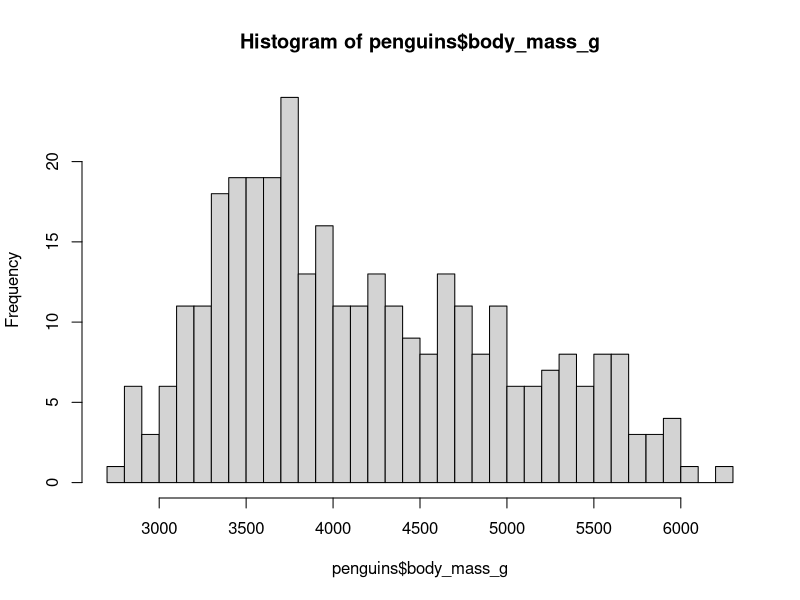
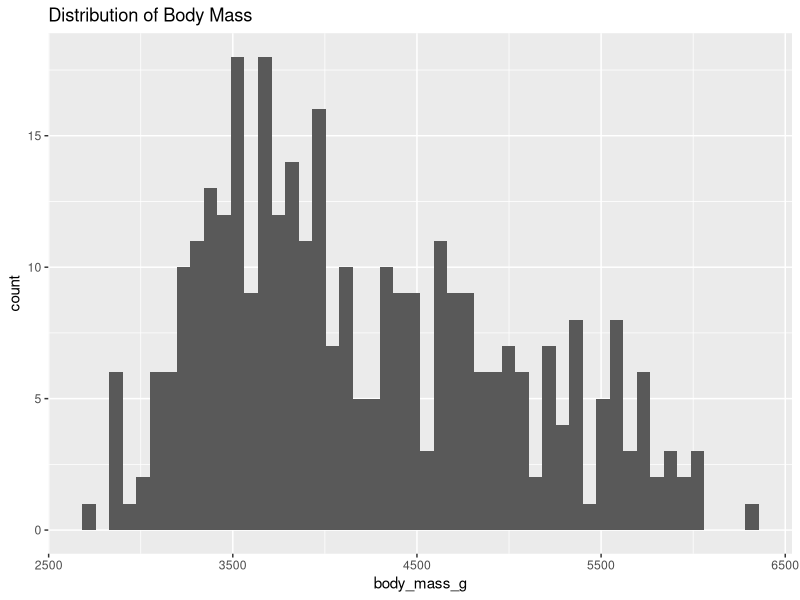
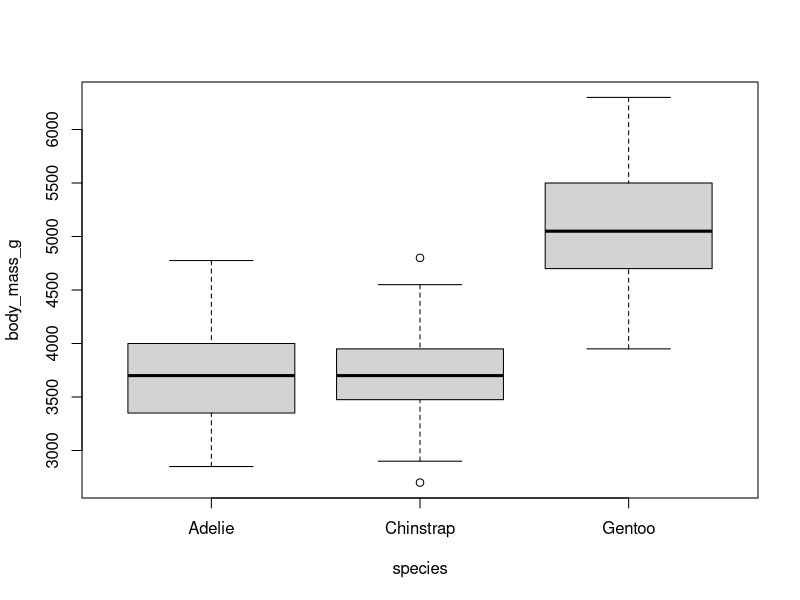
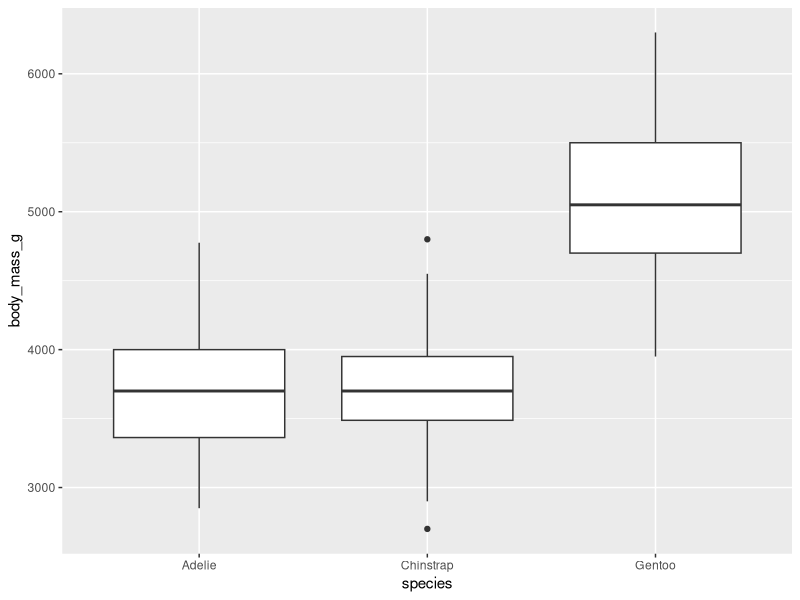

Write R code to recreate these figures, in order.
library(tidyverse)

# Create simple, toy dataset
demo_df <- tibble(sample_id = c("A-1", "A-2", "B-1", "B-2"),
                  score=c(10, 20, 30, 50),
                  max_score = 50,
                  ratio=c("1-10", "1-20", "20-30", "1-100"))
# View the dataframe to understand benefit of `glimpse` as compared to `summary`
summary(demo_df)
glimpse(demo_df)


# Answer question in class (if vectors change too when df column changes)
col1 <- c(1, 2)
col2 <- c(0, 0)
col2
tester <- tibble(col1, col2)
tester
tester <- tester %>% mutate(col2=col2 + 10)
tester$col2 # should be changed (10,10)
col2        # should remain unchanged, or (0,0)


# Splitting one strings in R
value <- "1-2"
typeof(value)
parts <- str_split(value, pattern="-")[[1]]  # use double brackets to extract actual contents
typeof(parts) # view updated type of parts --> character instead of list, as before
parts
first_elem <- parts[1] # having a character, we can extracthe first element
first_elem

elem <- str_split_i(value, pattern="-", 1)  # alternative splititng function that extracts contents for us
elem


# Apply splitting to a vector of strings (column) in R
demo_df <- demo_df %>%
  mutate(lower_value = str_split_i(ratio, "-", 1),
         upper_value = as.numeric(str_split_i(ratio, "-", 2))
         )
demo_df

# Use numeric columns to add percent column to df
demo_df %>% mutate(percent = (score / max_score) * 100)


# Work with penguins DF to see NAs and factor data type
install.packages("palmerpenguins")
library(palmerpenguins)
glimpse(penguins)

# Drop rows with NA
penguins <- penguins %>% drop_na()  # na.omit(penguins)
glimpse(penguins)

# Extended, sequenced chain of operations on penguins df to only see penguins whose mass > 5.2kg
penguins %>%
  select(species, island, body_mass_g) %>%
  mutate(body_mass_kg = body_mass_g / 1000) %>%
  filter(body_mass_kg > 5.2)

# AVOID THIS IF POSSIBLE - LOTS OF NESTED FUNCTIONS CAN BE HARD TO READ!!!!
filter(
  mutate(select(penguins, species, island, body_mass_g),
         body_mass_kg = body_mass_g / 1000),
  body_mass_kg > 5.2
)



# Most basic histogram in base package and in ggplot
hist(penguins$body_mass_g, breaks=50)
ggplot(penguins, aes(x=body_mass_g)) +
  geom_histogram(bins=50) +               # add visualized plot as layer
  labs(title="Distribution of Body Mass") # add title as additional layer

# Most basic boxplot in base package and in ggplot
boxplot(body_mass_g ~ species, data=penguins)
ggplot(penguins, aes(x=species, y=body_mass_g)) +
  geom_boxplot()
